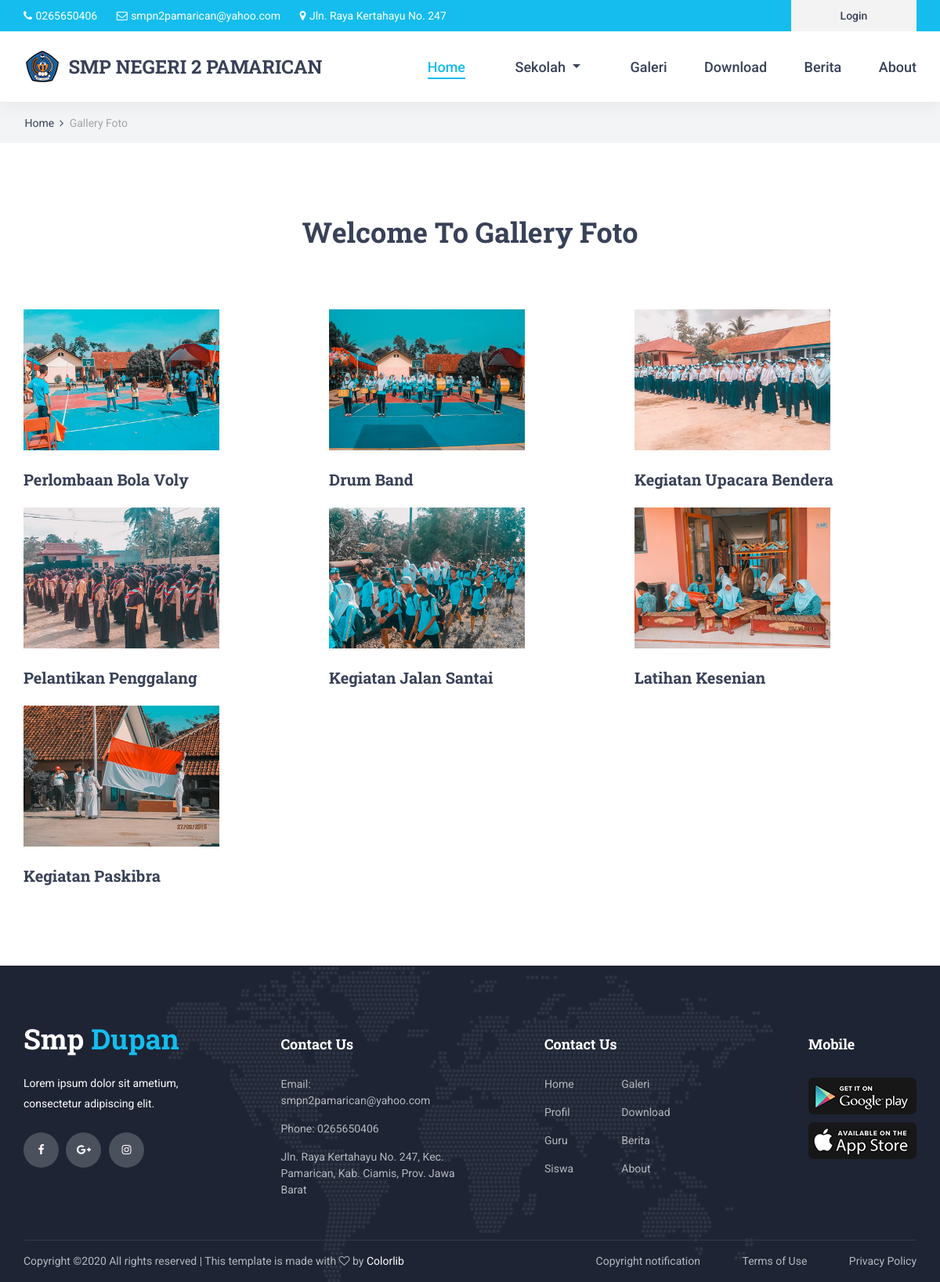
Screenshot of /index.php/home/gallery with the database file from the repository.
### tables this page shows
CREATE TABLE `tbl_setting` (
  `id` int(1) NOT NULL,
  `nama_sekolah` varchar(255) DEFAULT NULL,
  `alamat` varchar(255) DEFAULT NULL,
  `no_telp` varchar(15) DEFAULT NULL,
  `kepala_sekolah` varchar(25) DEFAULT NULL,
  `nip` varchar(20) DEFAULT NULL,
  `foto_kepsek` varchar(255) DEFAULT NULL,
  `visi` text DEFAULT NULL,
  `misi` text DEFAULT NULL,
  `sejarah` text DEFAULT NULL
);

CREATE TABLE `tbl_gallery` (
  `id_gallery` int(11) NOT NULL,
  `nama_gallery` text NOT NULL,
  `sampul` text NOT NULL
);

### application/views/layout/v_wrapper.php (called while the page is built)
<?php
 require_once('v_head.php');
 require_once('v_header.php');
 require_once('v_nav.php');
 require_once('v_content.php');
 require_once('v_footer.php');

### application/controllers/Home.php (called while the page is built, shortened)
 <?php
class HOME extends CI_Controller {
    public function __construct()
    {
        $this->load->model('m_home');
        $this->load->model('m_guru');
    }
    public function gallery()
    {
        $data = array(
                        'title' => 'Gallery Foto',
                        'gallery' => $this->m_home->gallery(),
                        'isi' => 'v_gallery'
                    );
        $this->load->view('layout/v_wrapper',$data,FALSE);
    }
}

### index.php (called while the page is built, shortened)
<?php
require_once BASEPATH.'core/CodeIgniter.php';

### application/models/M_setting.php (called while the page is built, shortened)
<?php
class M_setting extends CI_Model {
	public function detail()
	{
		$this->db->select('*');
		$this->db->from('tbl_setting');
		$this->db->where('id', 1);
		return $this->db->get()->row();
	}
}

### application/views/layout/v_content.php (called while the page is built)
<?php
if($isi) {
	$this->load->view($isi);
}

### application/models/M_home.php (called while the page is built, shortened)
<?php
class M_home extends CI_Model {
	public function gallery()
	{
		$this->db->select('tbl_gallery.*,count(tbl_foto.id_gallery) as jml_foto');
		$this->db->from('tbl_gallery');
		$this->db->join('tbl_foto', 'tbl_foto.id_gallery = tbl_gallery.id_gallery', 'left');
		$this->db->group_by('tbl_gallery.id_gallery');
		$this->db->order_by('tbl_gallery.id_gallery', 'desc');
		return $this->db->get()->result();
	}
}

### application/views/v_gallery.php (the view)
	<div class="home">
		<div class="breadcrumbs_container">
			<div class="container">
				<div class="row">
					<div class="col">
						<div class="breadcrumbs">
							<ul>
								<li><a href="index.html">Home</a></li>
								<li>Gallery Foto</li>
							</ul>
						</div>
					</div>
				</div>
			</div>
		</div>
	</div>
<div class="about">
		<div class="container">
			<div class="row">
				<div class="col">
					<div class="section_title_container text-center">
						<h2 class="section_title">Welcome To Gallery Foto</h2>
					</div>
				</div>
			</div>
			<div class="row about_row">
				<?php foreach ($gallery as $key => $value) { ?>
				<div class="col-lg-4 about_col about_col_left">
					<div class="about_item">
						<br>
						<div class="about_item_image"><img src="<?= base_url('sampul/'.$value->sampul) ?>" width="250px" height="180px"></div>
						<div class="about_item_title"><a href="#"><?= $value->nama_gallery ?></a></div>
					</div>
				</div>
				<?php } ?>
			</div>
		</div>
	</div>

### application/views/layout/v_header.php
<body>
<?php
$setting = $this->m_setting->detail();
?>
<div class="super_container">
	<header class="header">
		<div class="top_bar">
			<div class="top_bar_container">
				<div class="container">
					<div class="row">
						<div class="col">
							<div class="top_bar_content d-flex flex-row align-items-center justify-content-start">
								<ul class="top_bar_contact_list">
									<li>
										<i class="fa fa-phone" aria-hidden="true"></i>
										<div><?= $setting->no_telp ?></div>
									</li>
									<li>
										<i class="fa fa-envelope-o" aria-hidden="true"></i>
										<div>smpn2pamarican@yahoo.com</div>
									</li>
									<li>
										<i class="fa fa-map-marker" aria-hidden="true"></i>
										<div><?= $setting->alamat ?></div>
									</li>
								</ul>
								<div class="top_bar_login ml-auto">
									<div class="login_button"><a href="<?= base_url('login') ?>">Login</a></div>
								</div>
							</div>
						</div>
					</div>
				</div>
			</div>
		</div>

### application/views/layout/v_nav.php (shortened to what this page needs)
	<div class="header_container">
		<div class="container">
			<div class="row">
				<div class="col">
					<div class="header_content d-flex flex-row align-items-center justify-content-start">
						<div class="logo_container">
							<a href="<?= base_url() ?>">
								<img src="<?= base_url() ?>template/img/logo.PNG" alt="">
								<div class="logo_text"><h3><?= $setting->nama_sekolah ?></h3></div>
							</a>
						</div>
						<nav class="main_nav_contaner ml-auto">
							<ul class="main_nav">
								<li class="active"><a href="<?= base_url() ?>">Home</a></li>
								<li class="nav-item dropdown">
								<a class="nav-link dropdown-toggle" href="#" id="navbarDropdown" role="button" data-toggle="dropdown" aria-haspopup="true" aria-expanded="false">
								         Sekolah
								</a>
								 </li>
								<li><a href="<?= base_url('home/gallery') ?>">Galeri</a></li>
								<li><a href="<?= base_url('home/download') ?>">Download</a></li>
								<li><a href="<?= base_url('home/berita') ?>">Berita</a></li>
								<li><a href="<?= base_url('home/about') ?>">About</a></li>
							</ul>
						</nav>
					</div>
				</div>
			</div>
		</div>
	</div>
</header>

### template/Front-End/styles/main_styles.css (style rules this page uses)
* { margin: 0; padding: 0; -webkit-font-smoothing: antialiased; -webkit-text-shadow: rgba(0,0,0,.01) 0 0 1px; text-shadow: rgba(0,0,0,.01) 0 0 1px; }
body { font-family: 'Roboto', sans-serif; font-size: 14px; font-weight: 400; background: #FFFFFF; color: #a5a5a5; }
div { display: block; position: relative; -webkit-box-sizing: border-box; -moz-box-sizing: border-box; box-sizing: border-box; }
ul { list-style: none; margin-bottom: 0px; }
a, a:hover, a:visited, a:active, a:link { text-decoration: none; -webkit-font-smoothing: antialiased; -webkit-text-shadow: rgba(0,0,0,.01) 0 0 1px; text-shadow: rgba(0,0,0,.01) 0 0 1px; }
h2 { font-size: 36px; }
h3 { font-size: 24px; }
h1, h2, h3, h4, h5, h6 { font-family: 'Roboto Slab', serif; font-weight: 700; -webkit-font-smoothing: antialiased; -webkit-text-shadow: rgba(0,0,0,.01) 0 0 1px; text-shadow: rgba(0,0,0,.01) 0 0 1px; color: #384158; margin-bottom: 0; }
.super_container { width: 100%; overflow: hidden; }
.header { position: fixed; top: 0; left: 0; width: 100%; z-index: 100; box-shadow: 0px 5px 20px rgba(0,0,0,0.05); -webkit-transition: all 200ms ease; -moz-transition: all 200ms ease; -ms-transition: all 200ms ease; -o-transition: all 200ms ease; transition: all 200ms ease; }
.top_bar { width: 100%; background: #14bdee; }
.top_bar_container { width: 100%; height: 100%; }
.top_bar_content { width: 100%; height: 40px; }
.top_bar_contact_list li { display: inline-block; }
.top_bar_contact_list li i, .top_bar_contact_list li > div { display: inline-block; font-size: 14px; color: #FFFFFF; }
.top_bar_contact_list li > div { margin-left: 1px; }
.top_bar_contact_list li:not(:last-child) { margin-right: 21px; }
.top_bar_login { height: 100%; }
.login_button { width: 160px; height: 100%; background: #f3f3f3; text-align: center; }
.login_button a { display: block; font-size: 14px; font-weight: 500; line-height: 40px; color: #384158; }
.header_container { width: 100%; background: #FFFFFF; }
.header_content { height: 90px; -webkit-transition: all 200ms ease; -moz-transition: all 200ms ease; -ms-transition: all 200ms ease; -o-transition: all 200ms ease; transition: all 200ms ease; }
.logo, .logo_text { display: inline-block; }
.logo_text { font-family: 'Roboto Slab', serif; font-size: 36px; font-weight: 700; line-height: 0.75; color: #384158; vertical-align: middle; margin-left: 7px; -webkit-transition: all 200ms ease; -moz-transition: all 200ms ease; -ms-transition: all 200ms ease; -o-transition: all 200ms ease; transition: all 200ms ease; }
.main_nav, .search_button, .shopping_cart { display: inline-block; }
.main_nav li { display: inline-block; position: relative; }
.main_nav li:not(:last-child) { margin-right: 44px; }
.main_nav li a { font-size: 18px; font-weight: 500; color: #384158; -webkit-transition: all 200ms ease; -moz-transition: all 200ms ease; -ms-transition: all 200ms ease; -o-transition: all 200ms ease; transition: all 200ms ease; }
.main_nav li a:hover, .main_nav li.active a { color: #14bdee; }
.main_nav li.active::after { display: block; position: absolute; bottom: -2px; left: 0; width: 100%; height: 2px; background: #14bdee; content: ''; }
.section_title_container { max-width: 600px; margin: 0 auto; }
.section_title { line-height: 1.2; }
.home { width: 100%; height: 850px; }

### rows the page displays
tbl_setting: no_telp "0265650406", alamat "Jln. Raya Kertahayu No. 247", nama_sekolah "SMP NEGERI 2 PAMARICAN"
tbl_gallery: sampul (picture), nama_gallery "Perlombaan Bola Voly"
tbl_gallery: sampul (picture), nama_gallery "Drum Band"
tbl_gallery: sampul (picture), nama_gallery "Kegiatan Upacara Bendera"
tbl_gallery: sampul (picture), nama_gallery "Pelantikan Penggalang"
tbl_gallery: sampul (picture), nama_gallery "Kegiatan Jalan Santai"
tbl_gallery: sampul (picture), nama_gallery "Latihan Kesenian"
tbl_gallery: sampul (picture), nama_gallery "Kegiatan Paskibra"
